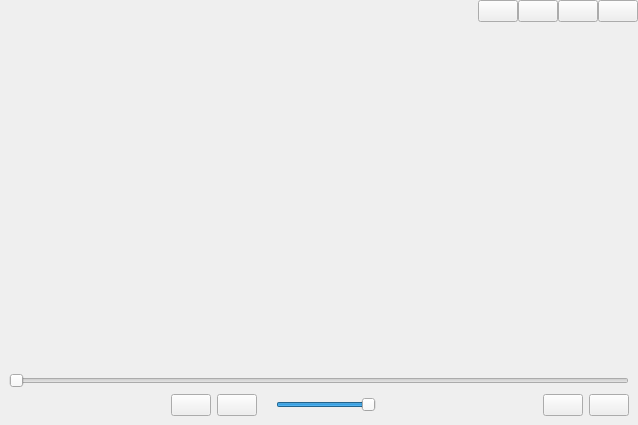
<?xml version="1.0" encoding="UTF-8"?>
<ui version="4.0">
 <class>Player</class>
 <widget class="QWidget" name="Player">
  <property name="geometry">
   <rect>
    <x>0</x>
    <y>0</y>
    <width>638</width>
    <height>425</height>
   </rect>
  </property>
  <property name="windowTitle">
   <string>Moon Player</string>
  </property>
  <layout class="QVBoxLayout" name="mainLayout" stretch="0,1,0">
   <property name="spacing">
    <number>0</number>
   </property>
   <property name="margin">
    <number>0</number>
   </property>
   <item>
    <widget class="QWidget" name="titleBar" native="true">
     <layout class="QHBoxLayout" name="titleBarLayout">
      <property name="spacing">
       <number>0</number>
      </property>
      <property name="leftMargin">
       <number>0</number>
      </property>
      <property name="topMargin">
       <number>0</number>
      </property>
      <property name="rightMargin">
       <number>0</number>
      </property>
      <property name="bottomMargin">
       <number>2</number>
      </property>
      <item>
       <spacer name="horizontalSpacer_3">
        <property name="orientation">
         <enum>Qt::Horizontal</enum>
        </property>
        <property name="sizeHint" stdset="0">
         <size>
          <width>40</width>
          <height>20</height>
         </size>
        </property>
       </spacer>
      </item>
      <item>
       <widget class="QPushButton" name="menuButton">
        <property name="toolTip">
         <string>&lt;html&gt;&lt;head/&gt;&lt;body&gt;&lt;p&gt;More...&lt;/p&gt;&lt;/body&gt;&lt;/html&gt;</string>
        </property>
       </widget>
      </item>
      <item>
       <widget class="QPushButton" name="minButton"/>
      </item>
      <item>
       <widget class="QPushButton" name="maxButton"/>
      </item>
      <item>
       <widget class="QPushButton" name="closeButton"/>
      </item>
     </layout>
    </widget>
   </item>
   <item>
    <layout class="QHBoxLayout" name="playerLayout">
     <property name="spacing">
      <number>0</number>
     </property>
     <property name="margin">
      <number>0</number>
     </property>
    </layout>
   </item>
   <item>
    <widget class="QWidget" name="toolBar" native="true">
     <layout class="QVBoxLayout" name="toolBarLayout">
      <item>
       <widget class="QSlider" name="progressBar">
        <property name="orientation">
         <enum>Qt::Horizontal</enum>
        </property>
       </widget>
      </item>
      <item>
       <layout class="QHBoxLayout" name="controlLayout">
        <item>
         <spacer name="horizontalSpacer">
          <property name="orientation">
           <enum>Qt::Horizontal</enum>
          </property>
          <property name="sizeHint" stdset="0">
           <size>
            <width>40</width>
            <height>20</height>
           </size>
          </property>
         </spacer>
        </item>
        <item>
         <widget class="QPushButton" name="stopButton"/>
        </item>
        <item>
         <widget class="QPushButton" name="playButton"/>
        </item>
        <item>
         <widget class="QLabel" name="volumePic"/>
        </item>
        <item>
         <widget class="QSlider" name="volumeSlider">
          <property name="maximumSize">
           <size>
            <width>100</width>
            <height>16777215</height>
           </size>
          </property>
          <property name="maximum">
           <number>10</number>
          </property>
          <property name="value">
           <number>10</number>
          </property>
          <property name="orientation">
           <enum>Qt::Horizontal</enum>
          </property>
         </widget>
        </item>
        <item>
         <spacer name="horizontalSpacer_2">
          <property name="orientation">
           <enum>Qt::Horizontal</enum>
          </property>
          <property name="sizeHint" stdset="0">
           <size>
            <width>40</width>
            <height>20</height>
           </size>
          </property>
         </spacer>
        </item>
        <item>
         <widget class="QPushButton" name="netButton">
          <property name="toolTip">
           <string>Online videos</string>
          </property>
         </widget>
        </item>
        <item>
         <widget class="QPushButton" name="hideButton">
          <property name="toolTip">
           <string>Show/hide playlist</string>
          </property>
         </widget>
        </item>
       </layout>
      </item>
     </layout>
    </widget>
   </item>
  </layout>
 </widget>
 <resources/>
 <connections/>
</ui>
